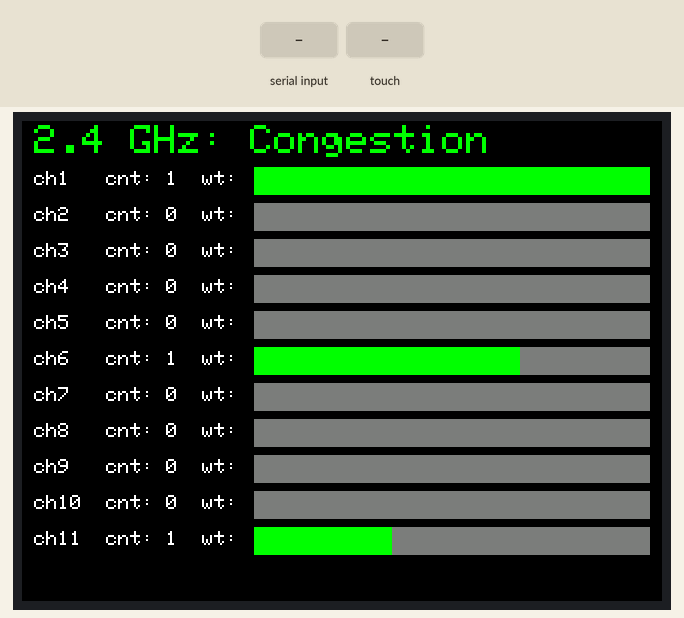
Recording of a program running on a simulated ESP32. Parts: 320×240 colour display. Inputs (shaded band) come from the test bench. A WiFi scan finds three made-up networks.

Above: at 3.0 s.
3.1 s: "t" received over Serial
At 3.5 s:
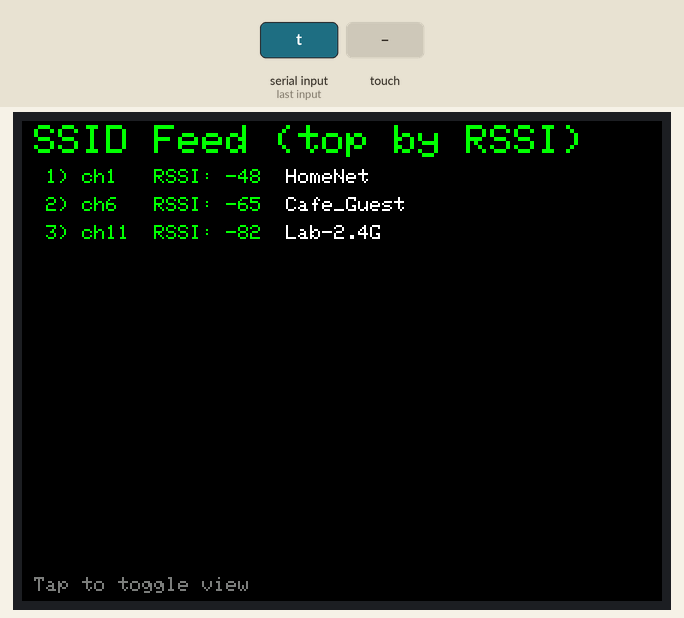
4.7 s: "T" received over Serial
At 5.1 s:
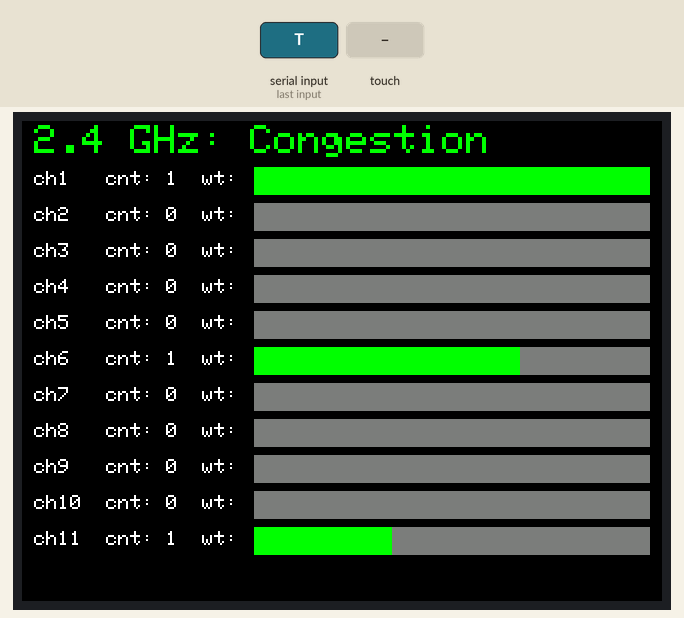
6.3 s: screen touched at 13 % across, 10 % down
At 7.8 s:
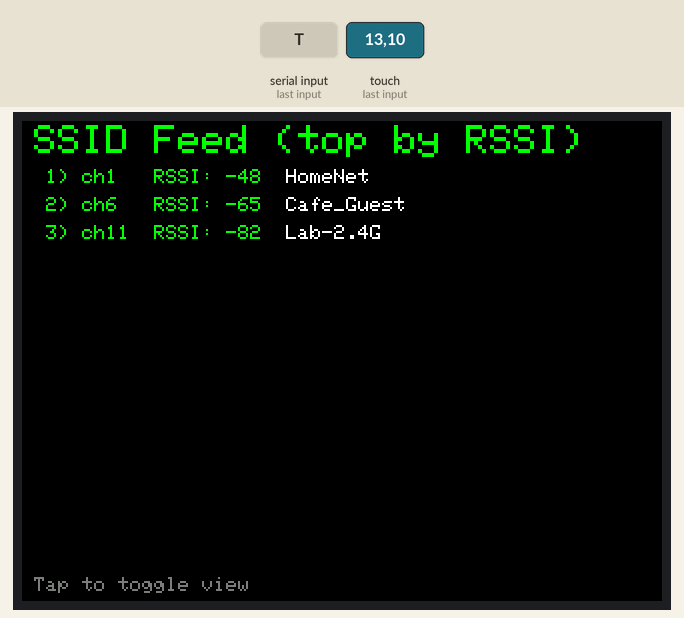
Timing chart, 0 to 9.3 s (numbered marks = the images above; inputs shaded):
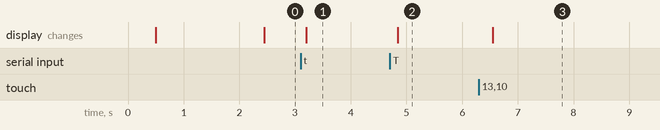

The program:

main.cpp
```cpp
#include <Arduino.h>
#include <WiFi.h>
#include "display.h"

enum ViewMode { VIEW_ALL = 0, VIEW_SSID = 1 };
ViewMode gView = VIEW_ALL;

// cached scan results (2.4 GHz)
static const int CH_MIN = 1, CH_MAX = 11;
static int    gChCount[CH_MAX + 1] = {0};
static double gChWeight[CH_MAX + 1] = {0.0};
static int    gLastN = 0;

// cache SSID list so we can draw after scanDelete()
struct SsidItem { String ssid; int32_t rssi; int32_t ch; };
static SsidItem gSsidItems[64];
static int gSsidLen = 0;

// async scan state
static uint32_t gLastScanMs = 0;
static const uint32_t SCAN_INTERVAL_MS = 3000;
static bool gIsScanning = false;

// forward declare so we can call it from pollScanAndTally()
void renderCurrentView();

// kick off a background scan (returns immediately)
void startAsyncScan()
{
  if (!gIsScanning)
  {
    WiFi.scanNetworks(/*async=*/true, /*show_hidden=*/true);
    gIsScanning = true;
    gLastScanMs = millis();
  }
}

// called repeatedly; when a scan finishes, it tallies results
void pollScanAndTally()
{
  int n = WiFi.scanComplete();         // -1 scanning, -2 idle, >=0 done

  if (n == -1) return;                 // still scanning
  if (n == -2)
  {                       // idle: maybe start another
    if (!gIsScanning && millis() - gLastScanMs >= SCAN_INTERVAL_MS)
    {
      WiFi.scanNetworks(true, true);   // start async scan
      gIsScanning = true;
      gLastScanMs = millis();
    }
    return;
  }

  // n >= 0 → scan finished: tally channels + cache SSIDs
  for (int ch = CH_MIN; ch <= CH_MAX; ++ch)
  {
    gChCount[ch]  = 0;
    gChWeight[ch] = 0.0;
  }

  gSsidLen = 0;
  int m = (n > 64) ? 64 : n;

  for (int i = 0; i < n; ++i)
  {
    int32_t rssi = WiFi.RSSI(i);
    int32_t chan = WiFi.channel(i);
    if (i < m)
    {
      gSsidItems[i].ssid = WiFi.SSID(i);
      gSsidItems[i].rssi = rssi;
      gSsidItems[i].ch   = chan;
    }
    if (chan >= CH_MIN && chan <= CH_MAX)
    {
      gChCount[chan] += 1;
      int w = 100 + (int)rssi; if (w < 0) w = 0;
      gChWeight[chan] += w;
    }
  }
  gSsidLen = m;
  gLastN   = n;

  WiFi.scanDelete();    // free buffers now that we cached data
  gIsScanning = false;

  // redraw immediately with fresh data
  renderCurrentView();
}

void drawBar(double value, double maxValue, int width = 40)
{
  int n = 0;
  if (maxValue > 0)
  {
    n = (int)((value / maxValue) * width + 0.5);
    if (n > width) n = width;
  }
  for (int i = 0; i < n; ++i) Serial.print('#');
  for (int i = n; i < width; ++i) Serial.print('-');
}

void drawSsidFeed(int n)
{
  Serial.printf("Found %d networks \n", n);
    for (int i = 0; i < n; i++)
    {
      String ssid = WiFi.SSID(i);
      int32_t rssi = WiFi.RSSI(i);
      int32_t chan  = WiFi.channel(i);
      wifi_auth_mode_t enc = (wifi_auth_mode_t)WiFi.encryptionType(i);

      Serial.printf("%2d) ch%-2ld  %-32s  RSSI:%4ld dBm  sec:%d\n", i+1, (long)chan, ssid.c_str(), (long)rssi, (int)enc); //ssid list
    }
}

void drawAllChannelsBars(const int* chCount, const double* chWeight, int chMin, int chMax, int width = 40)
{
  // find the max weight for scaling
  double maxW = 0.0;
  for (int ch = chMin; ch <= chMax; ++ch) {
    if (chWeight[ch] > maxW) maxW = chWeight[ch];
  }

  Serial.println("\nChannel usage (2.4 GHz) — bars = RSSI-weighted congestion:");
  for (int ch = chMin; ch <= chMax; ++ch) {
    Serial.printf("  ch%-2d : %2d APs | weight:%7.1f | ", ch, chCount[ch], chWeight[ch]);
    drawBar(chWeight[ch], maxW, width);
    Serial.println();
  }
}

void drawAllChannelsLCD(LGFX_CYD& lcd, const int* chCount, const double* chWeight, int chMin, int chMax)
{
  // --- layout ---
  const int W = lcd.width();
  const int H = lcd.height();
  const int L = 6;    // left margin
  const int T = 25;   // top margin (leave room for title)
  const int R = 6;    // right margin
  const int rowH = 18;                 // row height per channel
  const int barW = W - L - R - 110;    // pixels reserved for bar (rest for labels)

  // find max for scaling
  double maxW = 0.0;
  for (int ch = chMin; ch <= chMax; ++ch)
  {
    if (chWeight[ch] > maxW) maxW = chWeight[ch];
  }
  if (maxW <= 0) maxW = 1.0; // avoid divide by zero

  // clear and title
  lcd.fillScreen(TFT_BLACK);
  lcd.setTextColor(TFT_GREEN, TFT_BLACK);
  lcd.setTextSize(2);
  lcd.setCursor(L, 2);
  lcd.print("2.4 GHz: Congestion");

  // rows
  lcd.setTextSize(1);
  for (int ch = chMin; ch <= chMax; ++ch)
  {
    int y = T + (ch - chMin) * rowH;

    // label: "chX  cnt:YY  wt:ZZZ"
    lcd.setCursor(L, y);
    lcd.setTextColor(TFT_WHITE, TFT_BLACK);
    lcd.printf("ch%-2d  cnt:%2d  wt:", ch, chCount[ch]);

    // bar
    int filled = (int)((chWeight[ch] / maxW) * barW + 0.5);
    if (filled < 0) filled = 0;
    if (filled > barW) filled = barW;

    int bx = L + 110;           // bar origin x
    int by = y - 2;             // small vertical padding
    int bh = rowH - 4;

    // background bar
    lcd.fillRect(bx, by, barW, bh, TFT_DARKGREY);
    // filled portion
    lcd.fillRect(bx, by, filled, bh, TFT_GREEN);
  }
}

// Draw strongest SSIDs on the LCD (top 12 by RSSI).
void drawSsidLCD(LGFX_CYD& lcd)
{
  const int maxShow = 15;

  // build an index list [0..gSsidLen-1]
  int m = gSsidLen;
  if (m > 64) m = 64;
  int show = (m < maxShow) ? m : maxShow;
  int idx[64];
  for (int i = 0; i < m; ++i) idx[i] = i;

  // partial selection sort: top 'show' by RSSI desc
  for (int i = 0; i < show; ++i)
  {
    int best = i;
    for (int j = i + 1; j < m; ++j)
    {
      if (gSsidItems[idx[j]].rssi > gSsidItems[idx[best]].rssi) best = j;
    }
    if (best != i) { int t = idx[i]; idx[i] = idx[best]; idx[best] = t; }
  }

  // Draw
  lcd.fillScreen(TFT_BLACK);
  lcd.setTextColor(TFT_GREEN, TFT_BLACK);
  lcd.setTextSize(2);
  lcd.setCursor(6, 2);
  lcd.print("SSID Feed (top by RSSI)");

  lcd.setTextSize(1);
  int y = 24;
  for (int i = 0; i < show; ++i)
  {
    const SsidItem& it = gSsidItems[idx[i]];
    // line: rank, ch, RSSI, SSID (trim long names)
    String name = it.ssid;
    if (name.length() > 22) name = name.substring(0, 22) + "...";

    lcd.setCursor(6, y);
    lcd.setTextColor(TFT_GREEN, TFT_BLACK);
    lcd.printf("%2d) ch%-2ld  RSSI:%4ld  ", i + 1, (long)it.ch, (long)it.rssi);

    lcd.setTextColor(TFT_WHITE, TFT_BLACK);
    lcd.print(name);
    y += 14;
  }

  // footer hint
  lcd.setTextColor(TFT_DARKGREY, TFT_BLACK);
  lcd.setCursor(6, lcd.height() - 12);
  lcd.print("Tap to toggle view");
}

void doScanAndTally()
{
  int n = WiFi.scanNetworks(false, true);   // blocking is fine here
  // reset tallies
  for (int ch = CH_MIN; ch <= CH_MAX; ++ch) {
    gChCount[ch] = 0;
    gChWeight[ch] = 0.0;
  }
  if (n > 0) {
    for (int i = 0; i < n; ++i) {
      int32_t rssi = WiFi.RSSI(i);
      int32_t chan = WiFi.channel(i);
      if (chan >= CH_MIN && chan <= CH_MAX) {
        gChCount[chan] += 1;
        int w = 100 + (int)rssi; if (w < 0) w = 0;
        gChWeight[chan] += w;
      }
    }
  }
  gLastN = n;
  gLastScanMs = millis();
}

void renderCurrentView()
{
  if (gView == VIEW_ALL)
  {
    // (Serial optional)
    // drawAllChannelsBars(gChCount, gChWeight, CH_MIN, CH_MAX, 40);
    drawAllChannelsLCD(lcd, gChCount, gChWeight, CH_MIN, CH_MAX);
  }
  else
  { // VIEW_SSID
    // (Serial optional)
    // drawSsidFeed(gLastN);
    drawSsidLCD(lcd);
  }
}

void setup()
{
  Serial.begin(115200);
  delay(300);
  WiFi.mode(WIFI_STA);     // station mode (don’t create an AP)
  WiFi.disconnect(true);   // ensure we’re not connected while scanning
  startAsyncScan();
  delay(200);

  // --- LCD smoke test ---
  lcd.init();            // power up panel
  lcd.setRotation(1);    // Use 1 by default Use 6 if screen is rotated wrong (also adjust screen size in display.h)
  lcd.setColorDepth(16);
  lcd.setBrightness(200);// 0..255 (if BL pin is correct)

}

void loop()
{
  // --- input: tap or 't' toggles immediately ---
  static bool wasDown = false;
  static uint32_t lastToggle = 0;
  int32_t tx, ty;
  bool down = lcd.getTouch(&tx, &ty);

  if (Serial.available() > 0)
  {
    char c = Serial.read();
    if (c == 't' || c == 'T')
    {
      down = false; wasDown = true;
    } // force a toggle path
  }
  uint32_t now = millis();
  if (wasDown && !down && (now - lastToggle) > 250) {
    gView = (gView == VIEW_ALL) ? VIEW_SSID : VIEW_ALL;
    lastToggle = now;
    renderCurrentView();              // <- redraw right away
  }
  wasDown = down;

  // --- periodic scan (non-blocking cadence) ---
  pollScanAndTally();

  delay(0);
}
```

display.cpp
```cpp
#include "display.h"

// define the global instance
LGFX_CYD lcd;
```

display.h
```cpp
#pragma once
#include <LovyanGFX.hpp>

// CYD guess: SPI + ILI9341 (240x320). Adjust pins if needed.
class LGFX_CYD : public lgfx::LGFX_Device {
public:
  LGFX_CYD()
  {
    { // --- SPI BUS config (v1: DC belongs here) ---
      auto cfg = _bus_instance.config();
      cfg.spi_host   = SPI2_HOST;   // VSPI
      cfg.spi_mode   = 0;
      cfg.freq_write = 40000000;    // 40 MHz (lower if unstable)
      cfg.freq_read  = 16000000;
      cfg.spi_3wire  = false;       // 4-wire (MISO present)
      cfg.use_lock   = true;

      cfg.pin_sclk   = 14;
      cfg.pin_mosi   = 13;
      cfg.pin_miso   = 12;
      cfg.pin_dc     = 2;          // <-- D/C (try 15; if no image, try 21 or 22)

      _bus_instance.config(cfg);
      _panel_instance.setBus(&_bus_instance);
    }
    { // --- PANEL config (ILI9341) ---
      auto cfg = _panel_instance.config();

      cfg.pin_cs   = 15;
      cfg.pin_rst  = -1;             // (-1 if tied to EN)
      cfg.pin_busy = -1;            // not used

      cfg.memory_width   = 240; // swap height and width if screen is wrong (also adjust screen rotation under setup in main.cpp)
      cfg.memory_height  = 320; // swap height and width if screen is wrong (also adjust screen rotation under setup in main.cpp)
      cfg.panel_width    = 240; // swap height and width if screen is wrong (also adjust screen rotation under setup in main.cpp)
      cfg.panel_height   = 320; // swap height and width if screen is wrong (also adjust screen rotation under setup in main.cpp)
      cfg.offset_x       = 0;
      cfg.offset_y       = 0;
      cfg.offset_rotation= 0;
      cfg.dummy_read_pixel = 0;
      cfg.dummy_read_bits  = 0;
      cfg.readable       = true;
      cfg.invert         = false;
      cfg.rgb_order      = false;
      cfg.dlen_16bit     = false;
      cfg.bus_shared     = true;

      _panel_instance.config(cfg);
    }
    { // --- BACKLIGHT (PWM) ---
      auto cfg = _light_instance.config();
      cfg.pin_bl      = 21;         // try 32 → if dark, try 33 → if still dark, -1
      cfg.invert      = false;
      cfg.freq        = 44100;
      cfg.pwm_channel = 7;
      _light_instance.config(cfg);
      _panel_instance.setLight(&_light_instance);
    }
    { // --- TOUCH: XPT2046 on its own SPI (VSPI) ---
      auto tcfg = _touch_instance.config();
      tcfg.spi_host   = SPI3_HOST;   // VSPI (separate from LCD HSPI)
      tcfg.freq       = 2000000;     // 1–2.5 MHz is safe
      tcfg.pin_sclk   = 25;          // CLK
      tcfg.pin_mosi   = 32;          // MOSI
      tcfg.pin_miso   = 39;          // MISO (input-only pin → perfect)
      tcfg.pin_cs     = 33;          // CS
      tcfg.pin_int    = 36;          // IRQ / PENIRQ
      tcfg.bus_shared = false;       // separate bus from the LCD
      _touch_instance.config(tcfg);
      _panel_instance.setTouch(&_touch_instance);
    }

    setPanel(&_panel_instance);
  }

private:
  lgfx::Bus_SPI        _bus_instance;
//  lgfx::Panel_ST7789  _panel_instance;
  lgfx::Panel_ILI9341 _panel_instance;
  lgfx::Light_PWM      _light_instance;
  lgfx::Touch_XPT2046 _touch_instance;
};

// Global
extern LGFX_CYD lcd;
```

Measured:
- after the input at 3.1 s, the display: changes after 0.10 s (image 1)
- after the input at 4.7 s, the display: changes after 0.15 s (image 2)
- after the input at 6.3 s, the display: changes after 0.25 s (image 3)
